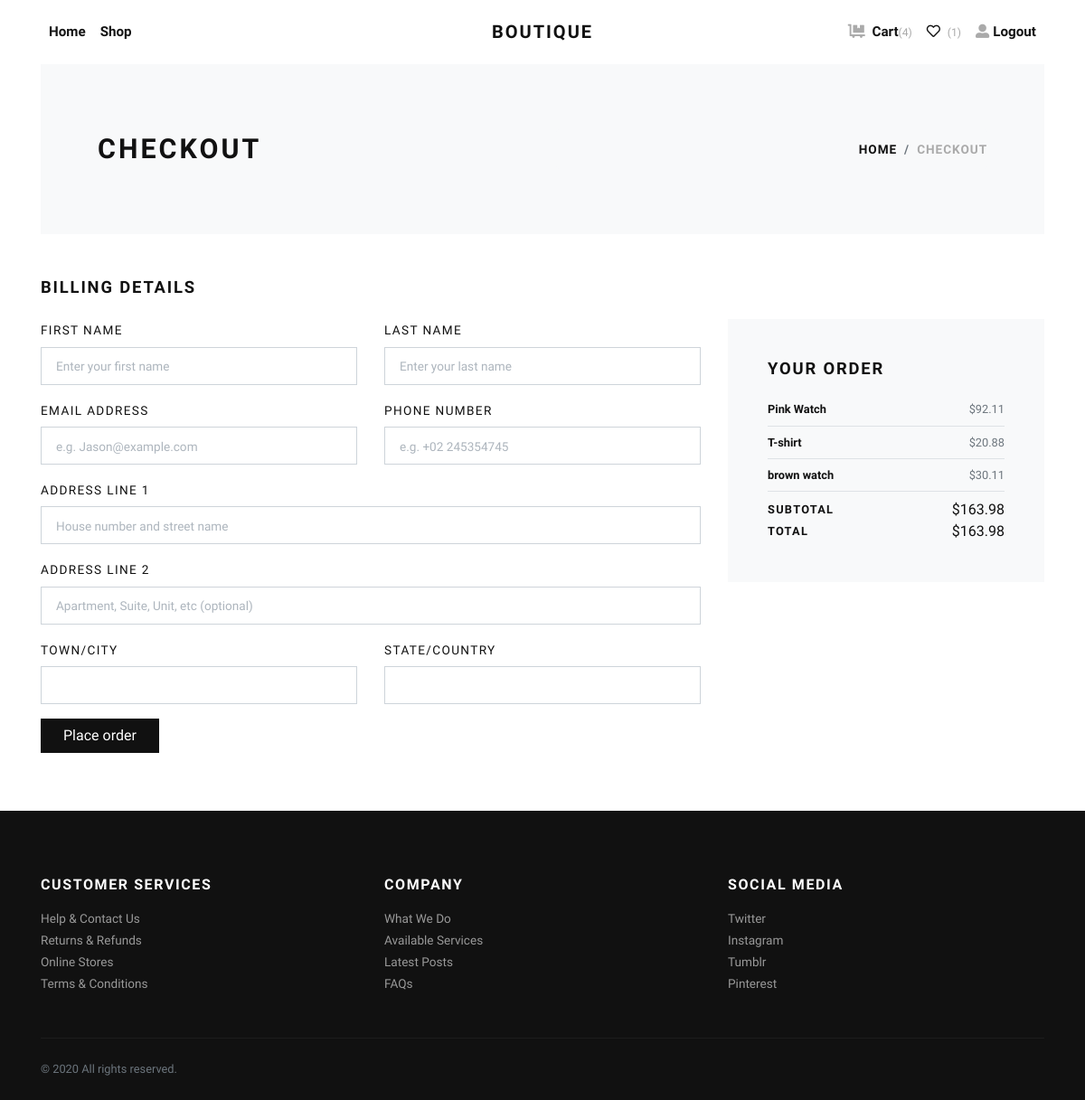
Screenshot of /checkout/ (signed in) with the database file from the repository.
### products/models.py (models this page shows, shortened)
class Customer(models.Model):
    user = models.OneToOneField(
        User, on_delete=models.CASCADE, null=True, blank=True)
    full_name = models.CharField(max_length=200, null=True)
    email = models.CharField(max_length=200, null=True)

class Order(models.Model):
    customer = models.ForeignKey(
        Customer, on_delete=models.CASCADE)
    coupon = models.ForeignKey(
        Coupon, on_delete=models.SET_NULL, blank=True, null=True)
    complete = models.BooleanField(default=False)
    @property
    def get_cart_total(self):
        order_items = self.orderitem_set.all()
        total = sum([item.get_total for item in order_items])
        return total
    @property
    def get_cart_items(self):
        order_items = self.orderitem_set.all()
        total = sum([item.quantity for item in order_items])
        return total
    @property
    def get_coupon(self):
        if self.coupon:
            return True
        return False

class OrderItem(models.Model):
    product = models.ForeignKey(
        Product, on_delete=models.CASCADE)
    order = models.ForeignKey(
        Order, on_delete=models.SET_NULL, blank=True, null=True)
    quantity = models.IntegerField(default=0, null=True, blank=True)
    date_added = models.DateTimeField(auto_now_add=True)
    @property
    def get_total(self):
        total = self.product.price * self.quantity
        return total

class Product(models.Model):
    PRODUCT_STATUS = (
        (None, 'NONE'),
        ('danger', 'SOLD'),
        ('primary', 'SALE'),
        ('info', 'NEW'),
    )
    name = models.CharField(max_length=200)
    price = models.FloatField()
    image = models.ImageField(upload_to='products')
    about = models.TextField()
    sku = models.IntegerField(default=0)
    brand = models.ForeignKey(Brand, on_delete=models.CASCADE)
    category = models.ForeignKey(Category, on_delete=models.CASCADE)
    type = models.ManyToManyField(Type)
    description = RichTextField()
    status = models.CharField(
        choices=PRODUCT_STATUS,
        default=None, max_length=10,
        null=True, blank=True
    )
    stars = models.IntegerField(
        validators=[
            MinValueValidator(0),
            MaxValueValidator(5)]
    )
    completed = models.BooleanField(default=False)

### products/views.py (the view)
# urls.py: path('checkout/', views.CheckoutView.as_view(), name="checkout"),
class CheckoutView(TemplateView, GetItemsProduct):
    template_name = 'products/checkout.html'
    @method_decorator(login_required(login_url='/users/login'))
    def dispatch(self, *args, **kwargs):
        return super().dispatch(*args, **kwargs)

### products/views.py (called while the page is built)
    def get_order(self):
        customer = self.request.user.customer
        order, created = Order.objects.get_or_create(
            customer=customer, complete=False)
        return order

    def get_item(self):
        return self.get_order().orderitem_set.all()

    def get_cart_item(self):
        return self.get_order().get_cart_items

    def get_coupon(self):
        if self.get_order().get_coupon:
            return self.get_order().get_cart_total - self.get_order().coupon.discount
        else:
            return self.get_order().get_cart_total

    def get_wishlist(self):
        return self.get_order().wishlist_set.all()

### products/templates/products/checkout.html (shortened to what this page needs)
{% extends 'base.html' %}
{% block content %}
    <div class="page-holder">
        {% include 'include/navbar.html' %}
        <div class="container">
            <section class="py-5 bg-light">
                <div class="container">
                    <div class="row px-4 px-lg-5 py-lg-4 align-items-center">
                        <div class="col-lg-6">
                            <h1 class="h2 text-uppercase mb-0">Checkout</h1>
                        </div>
                        <div class="col-lg-6 text-lg-right">
                            <nav aria-label="breadcrumb">
                                <ol class="breadcrumb justify-content-lg-end mb-0 px-0">
                                    <li class="breadcrumb-item"><a href="{% url 'products:home' %}">Home</a></li>
                                    <li class="breadcrumb-item active" aria-current="page">Checkout</li>
                                </ol>
                            </nav>
                        </div>
                    </div>
                </div>
            </section>
            <section class="py-5">
                <h2 class="h5 text-uppercase mb-4">Billing details</h2>
                <div class="row">
                    <div class="col-lg-8">
                        <form action="{% url 'products:send-mail-checkout' %}" method="post">
                            <div class="row">
                                <div class="col-lg-6 form-group">
                                    <label class="text-small text-uppercase" for="firstName">First name</label>
                                    <input class="form-control form-control-lg" id="firstName" type="text"
                                           placeholder="Enter your first name" name="firstname" required>
                                </div>
                                <div class="col-lg-6 form-group">
                                    <label class="text-small text-uppercase" for="lastName">Last name</label>
                                    <input class="form-control form-control-lg" id="lastName" type="text"
                                           placeholder="Enter your last name" name="lastname" required>
                                </div>
                                <div class="col-lg-6 form-group">
                                    <label class="text-small text-uppercase" for="email">Email address</label>
                                    <input class="form-control form-control-lg" id="email" type="email"
                                           placeholder="e.g. Jason@example.com" name="email" required>
                                </div>
                                <div class="col-lg-6 form-group">
                                    <label class="text-small text-uppercase" for="phone">Phone number</label>
                                    <input class="form-control form-control-lg" id="phone" type="tel"
                                           placeholder="e.g. +02 245354745" name="phone" required>
                                </div>
                                <div class="col-lg-12 form-group">
                                    <label class="text-small text-uppercase" for="address">Address line 1</label>
                                    <input class="form-control form-control-lg" id="address" type="text"
                                           placeholder="House number and street name" name="add1" required>
                                </div>
                                <div class="col-lg-12 form-group">
                                    <label class="text-small text-uppercase" for="address">Address line 2</label>
                                    <input class="form-control form-control-lg" id="addressalt" type="text"
                                           placeholder="Apartment, Suite, Unit, etc (optional)" name="add2" required>
                                </div>
                                <div class="col-lg-6 form-group">
                                    <label class="text-small text-uppercase" for="city">Town/City</label>
                                    <input class="form-control form-control-lg" id="city" type="text" name="city" required>
                                </div>
                                <div class="col-lg-6 form-group">
                                    <label class="text-small text-uppercase" for="state">State/Country</label>
                                    <input class="form-control form-control-lg" id="state" type="text" name="country" required>
                                </div>
                                <div class="col-lg-12 form-group">
                                    <button class="btn btn-dark" type="submit">Place order</button>
                                </div>
                            </div>
                        </form>
                    </div>
                    <div class="col-lg-4">
                        <div class="card border-0 rounded-0 p-lg-4 bg-light">
                            <div class="card-body">
                                <h5 class="text-uppercase mb-4">Your order</h5>
                                <ul class="list-unstyled mb-0">
                                    {% for item in view.get_item %}
                                        <li class="d-flex align-items-center justify-content-between">
                                            <strong class="small font-weight-bold">
                                                {{ item.product.name }}
                                            </strong>
                                            <span class="text-muted small">${{ item.product.price|floatformat:2 }}</span>
                                        </li>
                                        <li class="border-bottom my-2"></li>
                                    {% endfor %}
                                    <li class="d-flex align-items-center justify-content-between"><strong
                                            class="text-uppercase small font-weight-bold">Subtotal</strong><span>${{ view.get_order.get_cart_total|floatformat:2 }}</span>
                                    </li>
                                    <li class="d-flex align-items-center justify-content-between"><strong
                                            class="text-uppercase small font-weight-bold">Total</strong><span>${{ view.get_coupon|floatformat:2 }}</span>
                                    </li>
                                </ul>
                            </div>
                        </div>
                    </div>
                </div>
            </section>
        </div>
        {% include 'include/footer.html' %}
    </div>
{% endblock %}

### products/templates/include/navbar.html (shortened to what this page needs)
<header class="header bg-white">
    <div class="container px-0 px-lg-3">
        <nav class="navbar navbar-expand-lg navbar-light py-3 px-lg-0"><a class="navbar-brand"
                href="{% url 'products:home' %}"><span
                    class="font-weight-bold text-uppercase text-dark">Boutique</span></a>
            <div class="collapse navbar-collapse" id="navbarSupportedContent">
                <ul class="navbar-nav mr-auto">
                    <li class="nav-item">
                        <a class="nav-link {% if active == 'home' %}active{% endif %}"
                            href="{% url 'products:home' %}">Home</a>
                    </li>
                    <li class="nav-item">
                        <a class="nav-link {% if active == 'shop' %}active{% endif %}"
                            href="{% url 'products:shop' %}">Shop</a>
                    </li>
                </ul>
                <ul class="navbar-nav ml-auto">
                    {% if request.user.is_authenticated %}
                    <li class="nav-item">
                        <a class="nav-link {% if active == 'cart' %}active{% endif %}" href="{% url 'products:cart' %}">
                            <i class="fas fa-dolly-flatbed mr-1 text-gray"></i>
                            Cart<small class="text-gray">({{ view.get_cart_item }})</small>
                        </a>
                    </li>
                    <li class="nav-item">
                        <a class="nav-link {% if active == 'wishlist' %}active{% endif %}" href="{% url 'products:wishlist' %}">
                            <i class="far fa-heart mr-1"></i>
                            <small class="text-gray">({{ view.get_wishlist.count }})</small>
                        </a>
                    </li>
                    <li class="nav-item">
                        <a class="nav-link" href="{% url 'users:logout' %}"> <i
                                class="fas fa-user-alt mr-1 text-gray"></i>Logout
                        </a>
                    </li>
                    {% endif %}
                </ul>
            </div>
        </nav>
    </div>
</header>

### static/css/style.default.css (style rules this page uses)
.text-small { font-size: 0.85rem !important; }
.text-gray { color: #aaa !important; }
strong { font-weight: 700; }
.navbar { position: relative; }
@media (min-width: 992px) { .navbar-brand { position: absolute; top: 50%; left: 50%; -webkit-transform: translate(-50%, -50%); transform: translate(-50%, -50%); } }
.text-uppercase { text-transform: uppercase; letter-spacing: 0.1em; }
.navbar { padding: 0.5rem 1rem; }
.navbar-brand { display: inline-block; padding-top: 0.3125rem; padding-bottom: 0.3125rem; margin-right: 1rem; font-size: 1.25rem; }
.navbar-light .navbar-brand { color: #dcb14a; }
.navbar-light .navbar-nav .nav-link { color: rgba(17, 17, 17, 0.99); font-weight: 800; font-size: 0.95rem; transition: all 0.3s; }
.btn { font-weight: 400; border: 1px solid transparent; font-family: inherit; padding: 0.375rem 1.5rem; font-size: 1rem; line-height: 1.5; border-radius: 0; transition: color 0.15s ease-in-out, background-color 0.15s ease-in-out, border-color 0.15s ease-in-out, box-shadow 0.15s ease-in-out; }
.btn-dark { color: #fff; background-color: #111111; border-color: #111111; }
body { font-family: "Libre Franklin", sans-serif; font-size: 1rem; font-weight: 400; line-height: 1.5; color: #111111; background-color: #fff; }
a { color: #dcb14a; text-decoration: none; }
h1, h2, h3, h4, h5, h6, .h1, .h2, .h3, .h4, .h5, .h6 { margin-bottom: 0.5rem; font-family: inherit; font-weight: 900; line-height: 1.2; color: inherit; }
h1, .h1 { font-size: 2.2rem; }
h2, .h2 { font-size: 1.9rem; }
h5, .h5 { font-size: 1.15rem; }
small, .small { font-size: 80%; font-weight: 400; }
.bg-light { background-color: #f8f9fa !important; }
.text-dark { color: #111111 !important; }
.form-control { padding: 0.375rem 0.75rem; font-size: 1rem; line-height: 1.5; color: #495057; background-color: #fff; border: 1px solid #ced4da; border-radius: 0; transition: border-color 0.15s ease-in-out, box-shadow 0.15s ease-in-out; }
.form-control::placeholder { color: #adb5bd; font-size: 0.85rem; font-weight: 400; }
.form-control-lg { padding: 0.5rem 1rem; font-size: 1rem; line-height: 1.5; border-radius: 0; }
.nav-link { padding: 0.5rem 1rem; }
.card { background-color: #fff; border: 1px solid rgba(17, 17, 17, 0.125); border-radius: 0; }
.card-body { padding: 1.25rem; }
.breadcrumb { background: #f8f9fa; }
.breadcrumb-item { font-size: 0.85rem; text-transform: uppercase; letter-spacing: 0.07em; font-weight: 900; color: #111111; }
.breadcrumb-item a { color: inherit; transition: all 0.3s; }
.breadcrumb-item.active { color: #aaa; }

### rows the page displays
OrderItem: product.name "Pink Watch", product.price "92.11"
OrderItem: product.name "T-shirt", product.price "20.88"
OrderItem: product.name "brown watch", product.price "30.11"

### other values shown
{{ view.get_cart_item }} "4"
{{ view.get_wishlist.count }} "1"
{{ view.get_order.get_cart_total|floatformat:2 }} "163.98"
{{ view.get_coupon|floatformat:2 }} "163.98"
